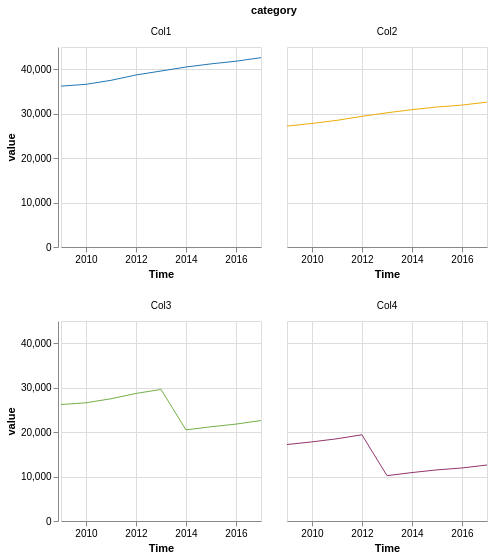

Specify this chart in Vega-Lite:
### Vega-Lite specification from a JSON file in a GitHub repository (floating-point values rounded to 4 significant figures)
{"$schema": "https://vega.github.io/schema/vega-lite/v5.json", "description": "Google's stock price over time.", "data": {"values": [{"year": "2009", "category": "Col1", "value": 36200}, {"year": "2009", "category": "Col2", "value": 27200}, {"year": "2009", "category": "Col3", "value": 26200}, {"year": "2009", "category": "Col4", "value": 17200}, {"year": "2010", "category": "Col1", "value": 36600}, {"year": "2010", "category": "Col2", "value": 27800}, {"year": "2010", "category": "Col3", "value": 26600}, {"year": "2010", "category": "Col4", "value": 17800}, {"year": "2011", "category": "Col1", "value": 37500}, {"year": "2011", "category": "Col2", "value": 28500}, {"year": "2011", "category": "Col3", "value": 27500}, {"year": "2011", "category": "Col4", "value": 18500}, {"year": "2012", "category": "Col1", "value": 38700}, {"year": "2012", "category": "Col2", "value": 29400}, {"year": "2012", "category": "Col3", "value": 28700}, {"year": "2012", "category": "Col4", "value": 19400}, {"year": "2013", "category": "Col1", "value": 39600}, {"year": "2013", "category": "Col2", "value": 30200}, {"year": "2013", "category": "Col3", "value": 29600}, {"year": "2013", "category": "Col4", "value": 10200}, {"year": "2014", "category": "Col1", "value": 40500}, {"year": "2014", "category": "Col2", "value": 30900}, {"year": "2014", "category": "Col3", "value": 20500}, {"year": "2014", "category": "Col4", "value": 10900}, {"year": "2015", "category": "Col1", "value": 41200}, {"year": "2015", "category": "Col2", "value": 31500}, {"year": "2015", "category": "Col3", "value": 21200}, {"year": "2015", "category": "Col4", "value": 11500}, {"year": "2016", "category": "Col1", "value": 41803}, {"year": "2016", "category": "Col2", "value": 31931}, {"year": "2016", "category": "Col3", "value": 21803}, {"year": "2016", "category": "Col4", "value": 11931}, {"year": "2017", "category": "Col1", "value": 42600}, {"year": "2017", "category": "Col2", "value": 32600}, {"year": "2017", "category": "Col3", "value": 22600}, {"year": "2017", "category": "Col4", "value": 12600}]}, "width": 200, "height": 200, "resolve": {"axis": {"x": "independent", "y": "shared"}}, "mark": {"type": "line", "opacity": 1, "strokeWidth": 1, "interpolate": "linear", "strokeDash": 0, "tooltip": true}, "encoding": {"facet": {"field": "category", "type": "nominal", "columns": 2, "spacing": 20}, "x": {"field": "year", "type": "temporal", "axis": {"title": "Time", "orient": "bottom"}}, "y": {"type": "quantitative", "field": "value", "axis": {"title": "value", "orient": "left"}}, "color": {"field": "category", "type": "nominal", "scale": {"domain": ["Col1", "Col2", "Col3", "Col4"], "range": ["#1f77b4", "#EDAD08", "#73AF48", "#94346E"]}, "legend": null}}}
